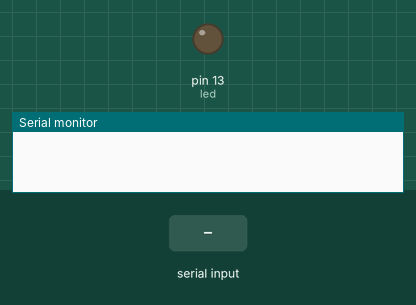
A sketch run on a simulated Arduino Uno, built with avr-gcc and run on an emulated ATmega328P. Shown: output pins drawn as LEDs (lit = HIGH), the last lines printed to the serial monitor. The inputs (shaded band) are chosen by the test bench.

Above: at 1.2 s.
1.3 s: "90,45\n" received over Serial
At 1.9 s:
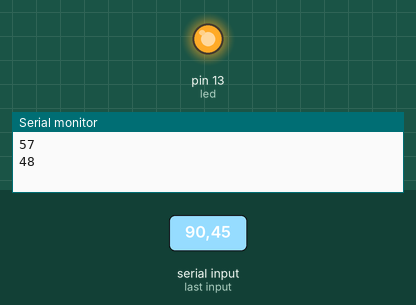
Timing chart, 0 to 4.3 s (numbered marks = the images above; inputs shaded):
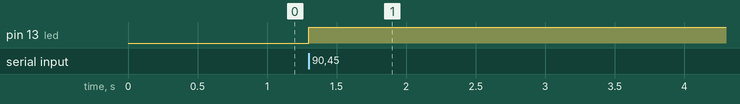

The sketch:

Arduino-code.ino
```cpp
#include <string.h>

String incomingByte;   // for incoming serial data
int led = 13;
void setup()
{
  Serial.begin(9600); // // opens serial port, sets data rate to 9600 bps

  pinMode(led, OUTPUT);
  digitalWrite(led, LOW);
}

void loop()
{ // turn the LED off by making the voltage LOW

  if (Serial.available() > 0) {
    // read the incoming byte:
    incomingByte = Serial.read();//not using this

    int x;
    int y;
    //x=int(incomingByte[0])*100+int(incomingByte[1])*10+int(incomingByte[2])*1;
    //y=int(incomingByte[4])*100+int(incomingByte[5])*10+int(incomingByte[6])*1;

    if (incomingByte.compareTo("TEST")  != 0)
    Serial.println(incomingByte.toInt());
      digitalWrite(led, HIGH);   // turn the LED on (HIGH is the voltage level)
    //printf("%d"&x);
    //printf("%d"&y);

    delay(500);
  }
}
```

Measured:
- after the input at 1.3 s, pin 13 (led): LOW → HIGH at once
